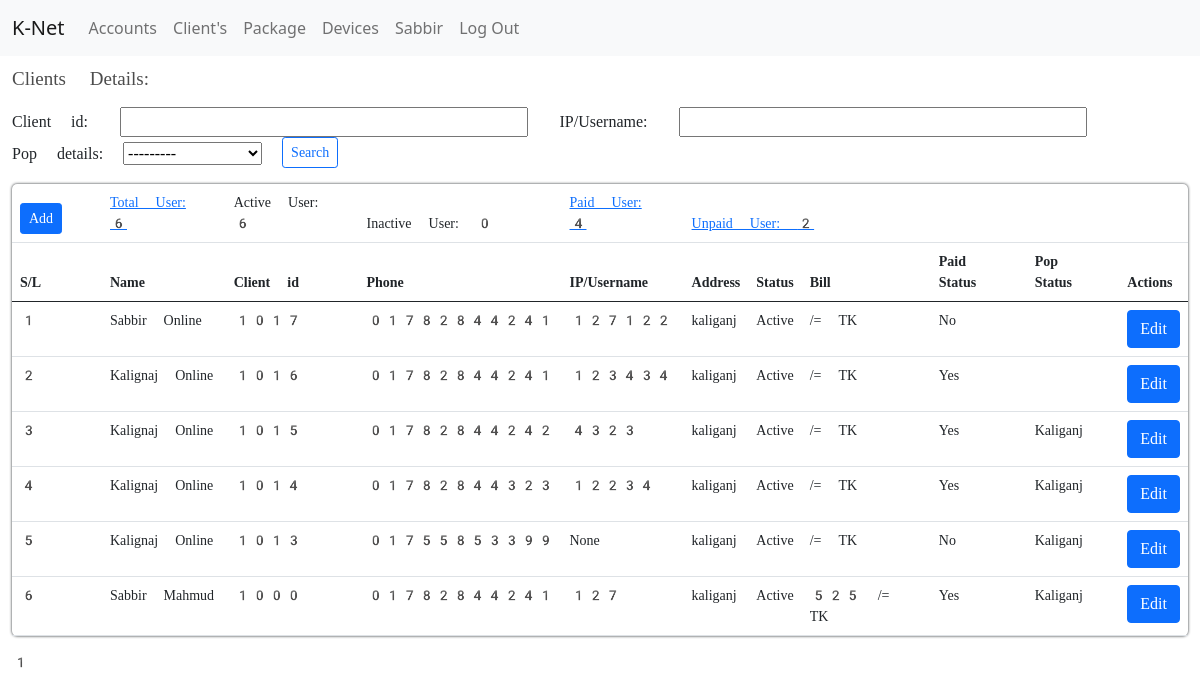
Page /clients/ (signed in) on the committed database.
### apps/core/models.py (models this page shows, shortened)
class Isp_info(models.Model):
    name = models.CharField(max_length=200)
    address = models.CharField(max_length=200)
    phone = models.CharField(max_length=200)
    email = models.EmailField(max_length=200)
    website = models.URLField(max_length=200)

class Pop(models.Model):
    pop_name = models.CharField(max_length=200)
    users = models.IntegerField(default=0)
    main_pop_name = models.ForeignKey('self',
                                      on_delete=models.CASCADE,
                                      null=True,
                                      blank=True)
    date = models.DateTimeField(auto_now_add=True)
    def __str__(self):
        return self.pop_name

class Package(models.Model):
    choice_status = (('Active', 'Active'), ('Inactive', 'Inactive'))
    name = models.CharField(max_length=200)
    speed = models.IntegerField()
    ggc = models.IntegerField(default=10, verbose_name='GGC')
    fna = models.IntegerField(default=10, verbose_name='FNA')
    public_ip = models.BooleanField(default=False)
    status = models.CharField(max_length=100, choices=choice_status)
    price = models.IntegerField()

### apps/users/models.py (models this page shows, shortened)
class User(AbstractBaseUser):
    user_id = models.IntegerField(unique=True,)
    client = models.BooleanField(default=True)
    reseller = models.BooleanField(default=False)
    owner = models.BooleanField(default=False)
    worker = models.BooleanField(default=False)
    staff = models.BooleanField(default=False)
    admin = models.BooleanField(default=False)
    USERNAME_FIELD = 'user_id'
    REQUIRED_FIELDS = []
    object = UserManager()

### apps/clients/models.py (models this page shows, shortened)
class Clients(models.Model):
    genders = (
        ('Male', 'Male'),
        ('Female', 'Female'),
        ('Others', 'Others'),
    )
    choice_status = (('Active', 'Active'), ('Inactive', 'Inactive'))
    user = models.OneToOneField(User, on_delete=models.CASCADE)
    first_name = models.CharField(max_length=245)
    last_name = models.CharField(max_length=245)
    gender = models.CharField(max_length=245, choices=genders)
    email = models.EmailField(max_length=245)
    phone = models.CharField(max_length=11)
    nid = models.CharField(max_length=11)
    client_id = models.IntegerField(unique=True)
    ip_username = models.CharField(max_length=20,
                                   unique=True,
                                   null=True,
                                   blank=True,
                                   verbose_name='IP/Username')
    address = models.CharField(max_length=100)
    olt_details = models.ForeignKey(Olt,
                                    on_delete=models.CASCADE,
                                    null=True,
                                    blank=True)
    onu_details = models.ForeignKey(Onu,
                                    on_delete=models.CASCADE,
                                    null=True,
                                    blank=True)
    switch_details = models.ForeignKey(Switch,
                                       on_delete=models.CASCADE,
                                       null=True,
                                       blank=True)
    router_details = models.ForeignKey(Router,
                                       on_delete=models.CASCADE,
                                       null=True,
                                       blank=True)
    package_details = models.ForeignKey(Package,
                                        on_delete=models.CASCADE,
                                        null=True,
                                        blank=True)
    pop_details = models.ForeignKey(Pop,
                                    on_delete=models.CASCADE,
                                    null=True,
                                    blank=True)
    status = models.CharField(max_length=100,
                              default='Active',
                              choices=choice_status)
    paid = models.BooleanField(default=False)
    reseller = models.ForeignKey(
        Resellers, on_delete=models.CASCADE, null=True, blank=True)
    date = models.DateTimeField(auto_now_add=True)

### apps/clients/decorators.py (the view, shortened to what this page needs)
    def wrapper_func(request, *args, **kwargs):
        if request.user.admin == True:
            return view_func(request, *args, **kwargs)

### apps/clients/views.py (called while the page is built)
def user_match():
    user_id = UserId.objects.filter(id=1).first()
    client = Clients.objects.filter(client_id=user_id.user).first()
    if client is None:
        user = User.object.get(user_id=user_id.user)
        user.delete()
        user_id.user = user_id.user - 1
        user_id.save()

### apps/clients/templates/clients/clients_list.html (shortened to what this page needs)
{% extends 'core/base.html' %}
{% block content %}
<section>
    <div class="container-fluid">
        <div class="clients-title">
            <h3>Clients Details:</h3>
        </div>
        <div class="search-arera my-3">
            <form method="get">
                {{filters.form}}
                <button class="btn btn-sm btn-outline-primary" type="submit">Search</button>
            </form>
        </div>
        <div class="clients-wrapper">
            <table class="table table-hover">
                <thead>
                    <tr>
                        <td scope="col"><a class="btn btn-sm btn-primary" href="{% url 'client-add' %}">Add</a></td>
                        <td><a href="{% url 'client-show' %}">Total User: {{count}}</a></td>
                        <td>Active User: {{active}}</td>
                        <td>Inactive User: {{inactive}}</td>
                        <td> <a href="{% url 'paid-client-show' %}">Paid User: {{paid_count}}</a></td>
                        <td colspan="7"><a href="{% url 'unpaid-client-show' %}">Unpaid User: {{unpaid_count}}</a></td>
                    </tr>
                    <tr>
                        <th style="width:90px" scope="col">S/L</th>
                        <th scope="col">Name</th>
                        <th scope="col">Client id</th>
                        <th scope="col">Phone</th>
                        <th scope="col">IP/Username</th>
                        <th scope="col">Address</th>
                        <th scope="col">Status</th>
                        <th scope="col">Bill</th>
                        <th scope="col">Paid Status</th>
                        <th scope="col">Pop Status</th>
                        <th scope="col">Actions</th>
                    </tr>
                </thead>
                <tbody>
                    {% for client in clients %}
                    <tr>
                        <th scope="row">{{forloop.counter}}</th>
                        <td>{{client.first_name}} {{client.last_name}}</td>
                        <td>{{client.client_id}}</td>
                        <td>{{client.phone}}</td>
                        <td>{{client.ip_username}}</td>
                        <td>{{client.address}}</td>
                        <td>{{client.status}}</td>
                        <td>{{client.package_details.price}} /= TK</td>
                        <td>
                            {%if client.paid %}
                            Yes
                            {% else %}
                            No
                            {% endif %}
                        </td>
                        <td>{{client.pop_details.pop_name}}</td>
                        <td>
                            <a class="btn btn-primary" href="{% url 'client-update' client.id %}">Edit</a>
                        </td>
                    </tr>
                    {% endfor %}
                </tbody>
            </table>
            {{clients.number}}
        </div>
    </div>
</section>
{% endblock %}

### apps/core/templates/core/base.html (shortened to what this page needs)
{% load static %}
<!DOCTYPE html>
<html lang="en">
<head>
  <link href="https://cdn.jsdelivr.net/npm/bootstrap@5.0.2/dist/css/bootstrap.min.css" rel="stylesheet">
  <link rel="stylesheet" href="{% static 'core/main.css' %}">
</head>
<body>
  <nav class="navbar navbar-expand-lg navbar-light bg-light">
    <div class="container-fluid">
      <a class="navbar-brand" href="{% url 'inside' %}">{{isp_info.name}}</a>
      <div class="collapse navbar-collapse" id="navbarNav">
        <ul class="navbar-nav">
          {% if request.user.owner %}
          <li class="nav-item">
            <a class="nav-link" href="{% url 'account-dashboard' %}">Accounts</a>
          </li>
          {% endif %}
          {% block navbar %}
          <li class="nav-item">
            <a class="nav-link" href="{% url 'client-show' %}">Client's</a>
          </li>
          <li class="nav-item">
            <a class="nav-link" href="{% url 'package-show' %}">Package</a>
          </li>
          <li class="nav-item">
            <a class="nav-link" href="{% url 'devicesInfo' %}">Devices</a>
          </li>
          {% endblock navbar %}
          <li class="nav-item">
            <a class="nav-link" href="{% url 'user_dashboard' %}">{{request.user.clients.first_name}}</a>
          </li>
          <li class="nav-item">
            <a class="nav-link" href="{% url 'client_logout' %}">Log Out</a>
          </li>
        </ul>
      </div>
    </div>
  </nav>
  {% block content %}{% endblock content %}
</body>
</html>

### static/core/main.css (style rules this page uses)
table { box-shadow: 0px 0px 3px 0px; border-radius: 5px; padding: 1%; }
.clients-title h3 { font-size: 19px; margin-top: 1%; font-weight: 500; font-family: emoji; color: #000000b3; }
.clients-wrapper { font-family: emoji; font-size: 14px; }
.search-arera { font-family: emoji; }
.search-arera input { margin: 0 1%; }

### rows in the picture
Isp_info: name "K-Net"
User: user.clients.first_name "Sabbir"
Clients: first_name "Sabbir", last_name "Online", client_id "1017", phone "01782844241", ip_username "127122", address "kaliganj", status "Active", paid "No"
Clients: first_name "Kalignaj", last_name "Online", client_id "1016", phone "01782844241", ip_username "123434", address "kaliganj", status "Active", paid "Yes"
Clients: first_name "Kalignaj", last_name "Online", client_id "1015", phone "01782844242", ip_username "4323", address "kaliganj", status "Active", paid "Yes", pop_details.pop_name "Kaliganj"
Clients: first_name "Kalignaj", last_name "Online", client_id "1014", phone "01782844323", ip_username "12234", address "kaliganj", status "Active", paid "Yes", pop_details.pop_name "Kaliganj"
Clients: first_name "Kalignaj", last_name "Online", client_id "1013", phone "01755853399", ip_username "None", address "kaliganj", status "Active", paid "No", pop_details.pop_name "Kaliganj"
Clients: first_name "Sabbir", last_name "Mahmud", client_id "1000", phone "01782844241", ip_username "127", address "kaliganj", status "Active", package_details.price "525", paid "Yes", pop_details.pop_name "Kaliganj"

### other values in the picture
{{ count }} "6"
{{ active }} "6"
{{ inactive }} "0"
{{ paid_count }} "4"
{{ unpaid_count }} "2"
{{ clients.number }} "1"
